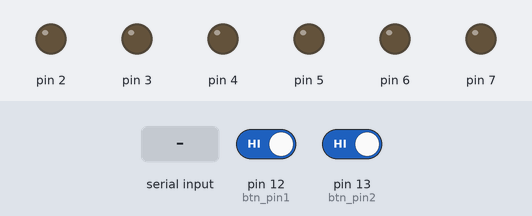
The sketch below on a simulated Arduino Uno, built with avr-gcc and run on an emulated ATmega328P. On the bench: output pins drawn as LEDs (lit = HIGH). The inputs (shaded band) are chosen by the test bench; at power-on: pin 12 (btn_pin1) HIGH, pin 13 (btn_pin2) HIGH. What the sketch prints to the serial monitor is not drawn.

Above: at 1.2 s.
1.3 s: byte 161 (0xA1) received over Serial
At 1.9 s:
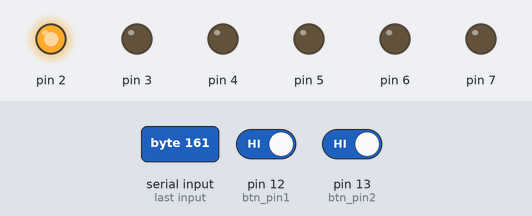
At 2.7 s:
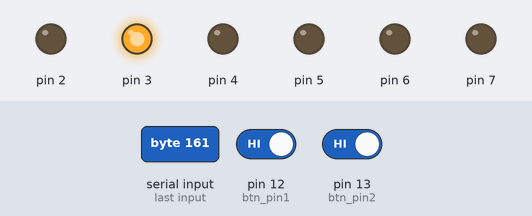
4.3 s: pin 12 (btn_pin1) driven LOW and pin 13 (btn_pin2) driven LOW
At 5.4 s:
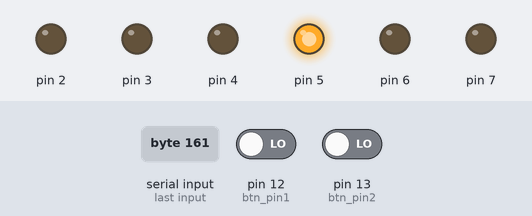
7.3 s: pin 12 (btn_pin1) driven HIGH
9.8 s: pin 12 (btn_pin1) driven LOW
11.8 s: pin 13 (btn_pin2) driven HIGH
13.8 s: pin 13 (btn_pin2) driven LOW
Timing chart, 0 to 16.8 s (numbered marks = the images above; inputs shaded):
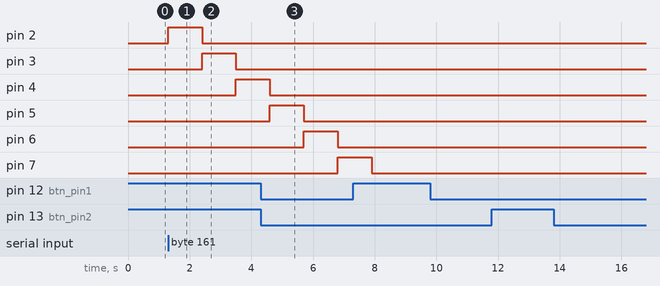

Measured:
- after the input at 1.3 s, pin 2: LOW → HIGH at once, → LOW 1.1 s later; pin 3: LOW → HIGH after 1.1 s, → LOW 1.1 s later; pin 4: LOW → HIGH after 2.2 s
- after the input at 9.8 s, every drawn part: stays the same
- after the input at 11.8 s, every drawn part: stays the same
- after the input at 13.8 s, every drawn part: stays the same

The sketch:

lab2.ino
```cpp
const int btn_pin1 = 12;
const int btn_pin2 = 13;
const int delay_time = 1100;

void execute_algorithm_2() {
    PORTD = 0;
    byte start = B10000000;
    byte finish = B00000100;
    PORTD = finish;
    delay(delay_time);
    PORTD = start;
    while(finish < start) {
      delay(delay_time);
      finish = finish << 1;
      PORTD = finish;
      delay(delay_time);
      start = start >> 1;
      PORTD = start;
    }
    PORTD = 0;
}

void execute_algorithm_1() {
    PORTD = 0;
    byte start = B00000100;
    int counter = 6;
    for (int counter = 6; counter >0; counter --) {
      PORTD = start;
      delay(delay_time);
      start = start <<1;
    }
    PORTD = 0;
}

void setup() {
  // put your setup code here, to run once:
  DDRD = 0xFF;
  PORTD = 0;
  pinMode(btn_pin1, INPUT_PULLUP);
  pinMode(btn_pin2, INPUT_PULLUP);
  Serial.begin(19200);
}

void loop() {
  // put your main code here, to run repeatedly:
  byte first = 0xA1;
  byte second =0xB1;
  if (digitalRead(btn_pin1) == LOW) {
    Serial.write(first);
    delay(200);
  }
  if (digitalRead(btn_pin2) == LOW) {
    Serial.write(second);
    delay(200);
  }
  if (Serial.available() > 0) {
    byte command = Serial.read();
    if (command == 0xA1) {
      execute_algorithm_1();
    } else if (command == 0xB1) {
      execute_algorithm_2();
    }
  }

}
```
